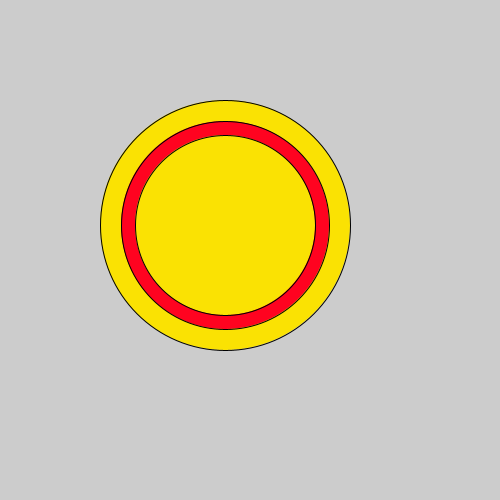
Frame 1 (no input)
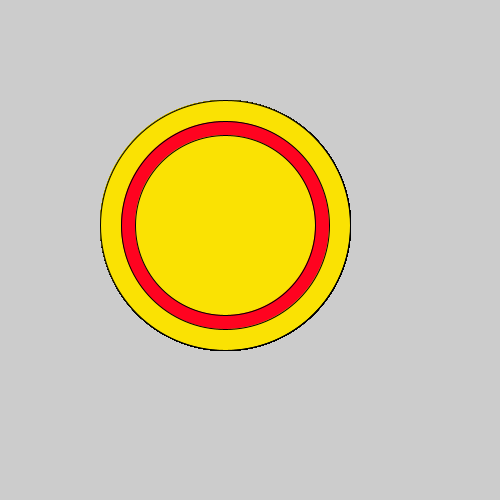
Frame 60 (the mouse pressed at the canvas centre just before this capture)
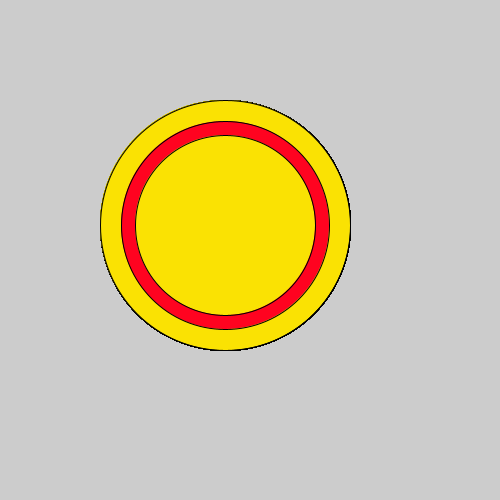
Frame 120 (the mouse held since frame 60 and released just before this capture)

The Processing sketch that drew these frames (run headless with seeded random() and noise(); from frame 60 on, the mouse is pressed at the canvas centre):

// Processing sketch: pizza
// ── pizza.pde

void setup() {
size(500, 500);    
}
void draw() {
 fill(#FAE203);
  circle( 225, 225, 250);
fill(#FF0320);
circle(225, 225, 208);
fill(#FAE203);
circle(225, 225, 180);



}
